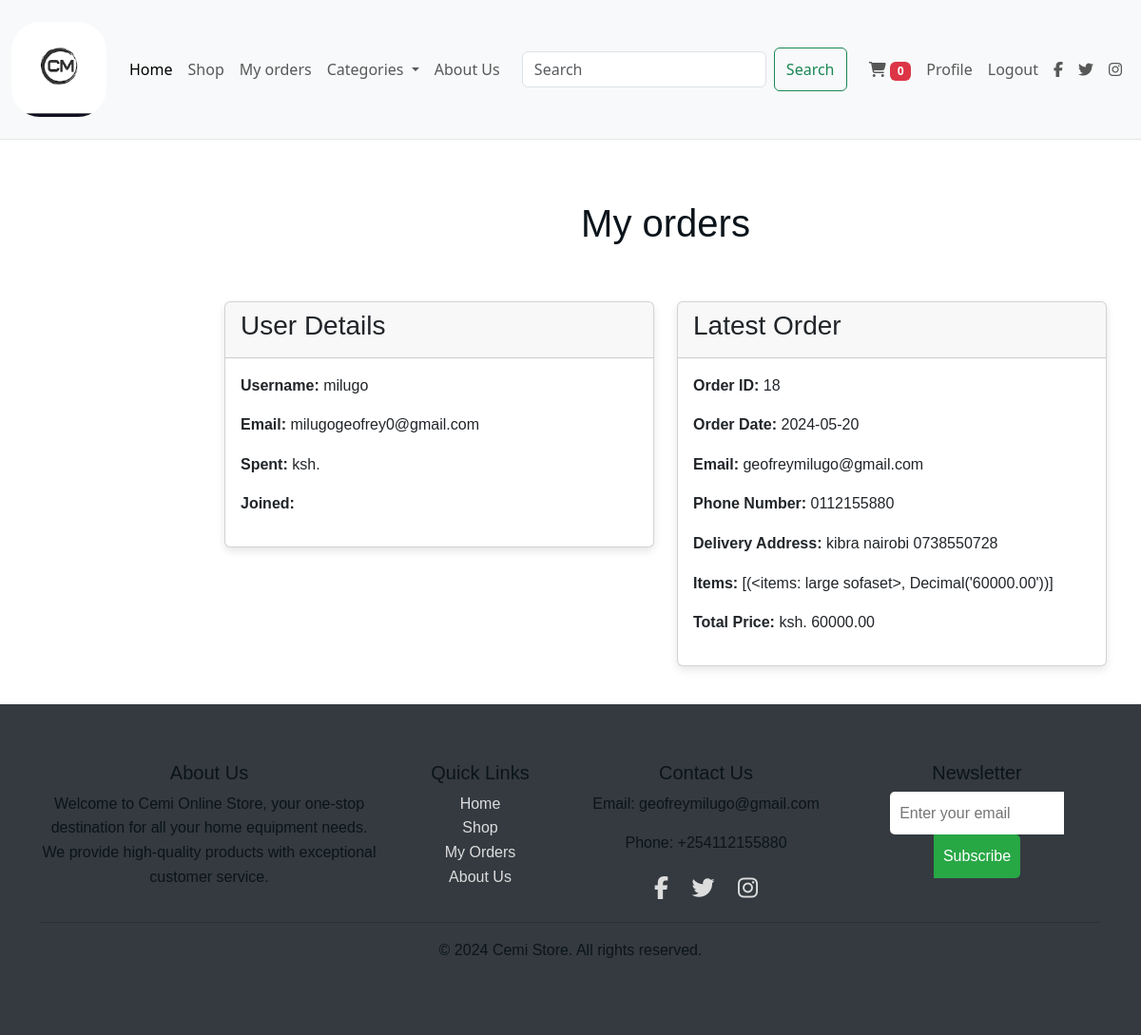
Screenshot of /orders/ (signed in) with the database file from the repository.
### store/models.py (models this page shows, shortened)
class Profile(models.Model):
    user = models.OneToOneField(User, on_delete=models.CASCADE)
    email = models.EmailField(null=True)
    phone_number = models.CharField(max_length=20, null=True)
    address = models.TextField(null=True)

class Order(models.Model):
    user = models.ForeignKey(User, on_delete=models.CASCADE)
    email = models.EmailField()
    phone_number = models.CharField(max_length=15)
    delivery_address = models.TextField()
    items = models.TextField()  # You can use JSONField if you want to store the items as structured data
    total_price = models.DecimalField(max_digits=10, decimal_places=2)
    created_at = models.DateTimeField(auto_now_add=True)

### store/views.py (the view)
    def wrapped_view(request, *args, **kwargs):
        if not request.user.is_authenticated:
            messages.error(request, 'Please login to your account or register to view this part of the site.')
            return redirect('user_login')  # Ensure this URL name matches your login view URL name
        return view_func(request, *args, **kwargs)

### store/context_processors.py (called while the page is built)
def cart(request):
    cart_obj = Cart(request)
    return {'cart': cart_obj}

### store/views.py (called while the page is built)
def custom_login_required(view_func):
    def wrapped_view(request, *args, **kwargs):
        if not request.user.is_authenticated:
            messages.error(request, 'Please login to your account or register to view this part of the site.')
            return redirect('user_login')  # Ensure this URL name matches your login view URL name
        return view_func(request, *args, **kwargs)
    return wrapped_view

@custom_login_required
def orders(request):
    profile = get_object_or_404(Profile, user=request.user)
    latest_order = Order.objects.filter(user=request.user).order_by('-created_at').first()
    cart = Cart(request)
    total_quantity = sum(item['quantity'] for item in cart.cart.values())
    context = {
        'profile': profile,
        'latest_order': latest_order,
        'cart': cart,
        'total_quantity': total_quantity,
    }
    return render(request, 'orders.html', context)

### store/templates/orders.html (shortened to what this page needs)
{% extends 'base.html' %}
{% load static %}
{% block content %}
<div class="container mt-4">
    <h1 class="text-center">My orders</h1>
    <div class="row">
        <div class="col-md-6">
            <div class="card">
                <div class="card-header">
                    <h3>User Details</h3>
                </div>
                <div class="card-body">
                    <p><strong>Username:</strong> {{ profile.user.username }}</p>
                    <p><strong>Email:</strong> {{ profile.email }}</p>
                    <p><strong>Spent:</strong> ksh. {{ profile.spent }}</p>
                    <p><strong>Joined:</strong> {{ profile.created_at|date:"Y-m-d" }}</p>
                </div>
            </div>
        </div>
        <div class="col-md-6">
            <div class="card">
                <div class="card-header">
                    <h3>Latest Order</h3>
                </div>
                <div class="card-body">
                    {% if latest_order %}
                        <p><strong>Order ID:</strong> {{ latest_order.id }}</p>
                        <p><strong>Order Date:</strong> {{ latest_order.created_at|date:"Y-m-d" }}</p>
                        <p><strong>Email:</strong> {{ latest_order.email }}</p>
                        <p><strong>Phone Number:</strong> {{ latest_order.phone_number }}</p>
                        <p><strong>Delivery Address:</strong> {{ latest_order.delivery_address }}</p>
                        <p><strong>Items:</strong> {{ latest_order.items }}</p>
                        <p><strong>Total Price:</strong> ksh. {{ latest_order.total_price }}</p>
                    {% else %}
                        <p>You have not placed any orders yet.</p>
                    {% endif %}
                </div>
            </div>
        </div>
    </div>
</div>
{% endblock %}

### staticfiles/backup.css (style rules this page uses)
* { margin: 0; padding: 0; box-sizing: border-box; }
body { font-family: Arial, sans-serif; backdrop-filter: blur(70px); background-repeat: no-repeat; background-size: cover; background-position: center; }
.card { margin-top: 50px; box-shadow: 0 4px 8px rgba(0, 0, 0, 0.1); }
.container { max-width: 800px; margin: 0 auto; padding: 20px; font-family: Arial, sans-serif; line-height: 1.6; color: #0b141b; }
h1, h2 { color: #3691ed; }

### rows the page displays
Profile: user.username "milugo", email "milugogeofrey0@gmail.com"
Order: id "18", created_at "2024-05-20", email "geofreymilugo@gmail.com", phone_number "0112155880", delivery_address "kibra nairobi 0738550728", items "[(<items: large sofaset>, Decimal('60000.00'))]", total_price "60000.00"

### other values shown
{{ total_quantity }} "0"
